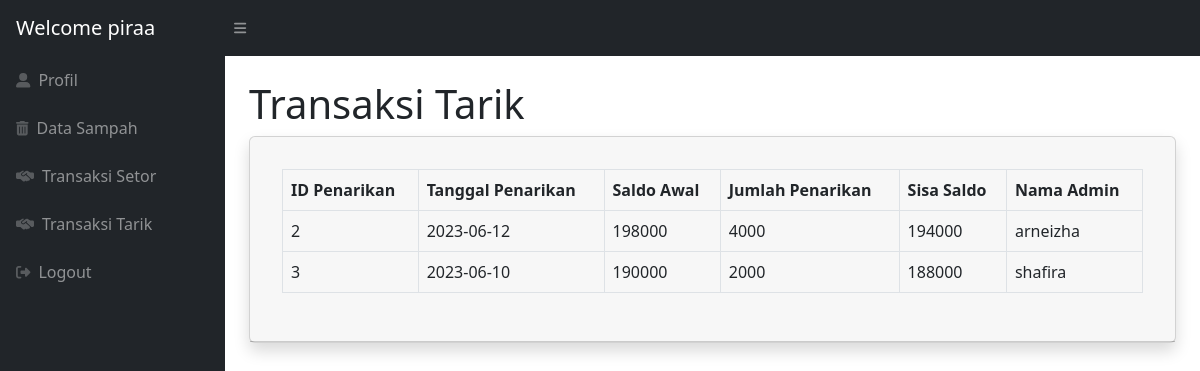
The page /t_tarik_n.php (signed in) on the database its author committed.
### tables this page shows
CREATE TABLE IF NOT EXISTS `t_tarik` (
  `ID_tarik` int(11) NOT NULL AUTO_INCREMENT,
  `tanggal` date NOT NULL,
  `username` varchar(50) DEFAULT NULL,
  `saldoawal` int(11) DEFAULT NULL,
  `jumlah` int(11) NOT NULL DEFAULT 0,
  `sisa` int(11) DEFAULT NULL,
  `admin` varchar(50) NOT NULL DEFAULT '0',
  PRIMARY KEY (`ID_tarik`),
  KEY `FK_t_tarik_nasabah` (`username`),
  KEY `FK_t_tarik_admin` (`admin`),
  CONSTRAINT `FK_t_tarik_admin` FOREIGN KEY (`admin`) REFERENCES `admin` (`username`),
  CONSTRAINT `FK_t_tarik_nasabah` FOREIGN KEY (`username`) REFERENCES `nasabah` (`username`)
);

### t_tarik_n.php (the view, shortened to what this page needs)
<?php
include "koneksi.php";
$username = $_SESSION['username'];
$sql="SELECT * FROM t_tarik WHERE username='$username'";
$query = $conn->query($sql);
?>
<!DOCTYPE html>
<html lang="en">
<head>
  <link href="https://cdn.jsdelivr.net/npm/simple-datatables@7.1.2/dist/style.min.css" rel="stylesheet" />
  <link href="css/styles.css" rel="stylesheet" />
</head>
<body class="sb-nav-fixed">
  <nav class="sb-topnav navbar navbar-expand navbar-dark bg-dark">
    <a class="navbar-brand ps-3">Welcome <?php echo $username; ?></a>
    <button class="btn btn-link btn-sm order-1 order-lg-0 me-4 me-lg-0" id="sidebarToggle" href="#!"><i
        class="fas fa-bars"></i></button>
  </nav>
  <div id="layoutSidenav">
    <div id="layoutSidenav_nav">
      <nav class="sb-sidenav accordion sb-sidenav-dark" id="sidenavAccordion">
        <div class="sb-sidenav-menu">
          <div class="nav">
            <a class="nav-link" href="dashboard_nasabah.php">
                <div class="sb-nav-link-icon"><i class="fas fa-user-alt"></i></div>
                Profil
              </a>
              <a class="nav-link" href="data_sampah_n.php">
                <div class="sb-nav-link-icon"><i class="fas fa-trash-alt"></i></div>
                Data Sampah
              </a>
              <a class="nav-link" href="t_setor_n.php">
                <div class="sb-nav-link-icon"><i class="fas fa-handshake-alt"></i></div>
                Transaksi Setor
              </a>
              <a class="nav-link" href="t_tarik_n.php">
                <div class="sb-nav-link-icon"><i class="fas fa-handshake-alt"></i></div>
                Transaksi Tarik
              </a>
            <a class="nav-link" href="index.html">
              <div class="sb-nav-link-icon"><i class="fas fa-sign-out-alt"></i></div>
              Logout
            </a>
      </nav>
    </div>
    <div id="layoutSidenav_content">
      <main>
        <div class="container-fluid px-4">
          <h1 class="mt-4">Transaksi Tarik</h1>
          <div class="card shadow mb-4">
            <div class="card-header py-3">
              <div class="card-body">
                <div class="table-responsive">
                  <table class="table table-bordered" id="dataTable" width="100%" cellspacing="0">
                    <thead>
                      <tr>
                        <th>ID Penarikan</th>
                        <th>Tanggal Penarikan</th>
                        <th>Saldo Awal</th>
                        <th>Jumlah Penarikan</th>
                        <th>Sisa Saldo</th>
                        <th>Nama Admin</th>
                      </tr>
                    </thead>
                    <tbody>
                      <?php
                      while ($data = $query->fetch_array()) {
                        echo "<tr>";
                        echo "<td>" . $data['ID_tarik'] . "</td>";
                        echo "<td>" . $data['tanggal'] . "</td>";
                        echo "<td>" . $data['saldoawal'] . "</td>";
                        echo "<td>" . $data['jumlah'] . "</td>";
                        echo "<td>" . $data['sisa'] . "</td>";
                        echo "<td>" . $data['admin'] . "</td>";
                        echo "</tr>";
                      }
                      ?>
                    </tbody>
                  </table>
                </div>
              </div>
            </div>
          </div>
      </main>
    </div>
  </div>
</body>
</html>

### rows shown on the page
t_tarik: ID_tarik "2", tanggal "2023-06-12", saldoawal "198000", jumlah "4000", sisa "194000", admin "arneizha"
t_tarik: ID_tarik "3", tanggal "2023-06-10", saldoawal "190000", jumlah "2000", sisa "188000", admin "shafira"

### other values the page prints
$username "piraa"
